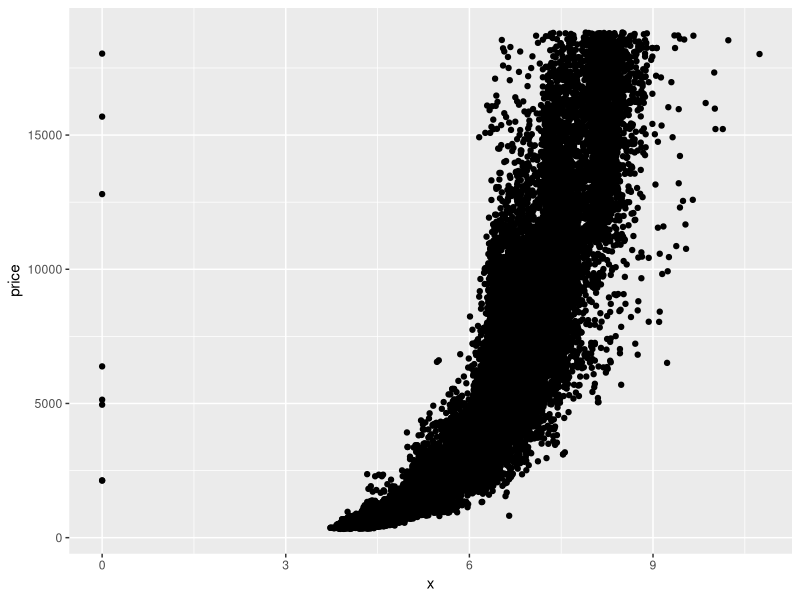
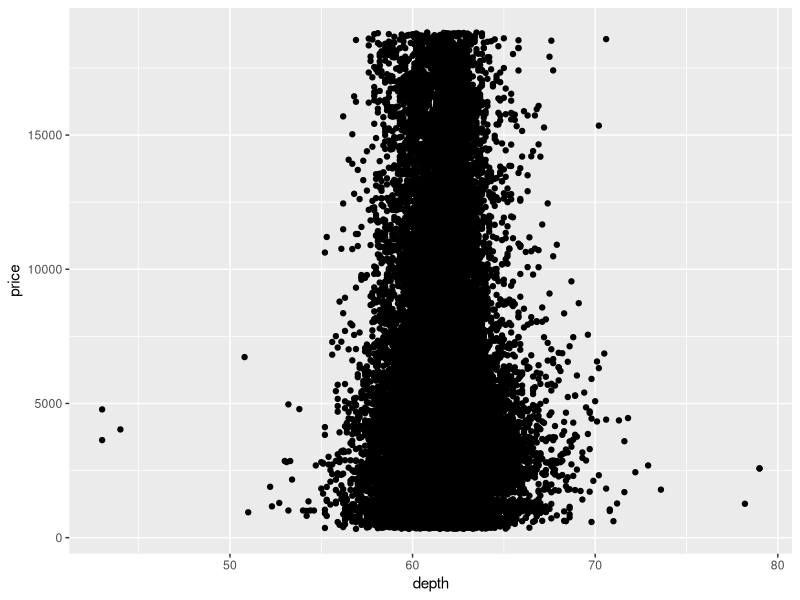
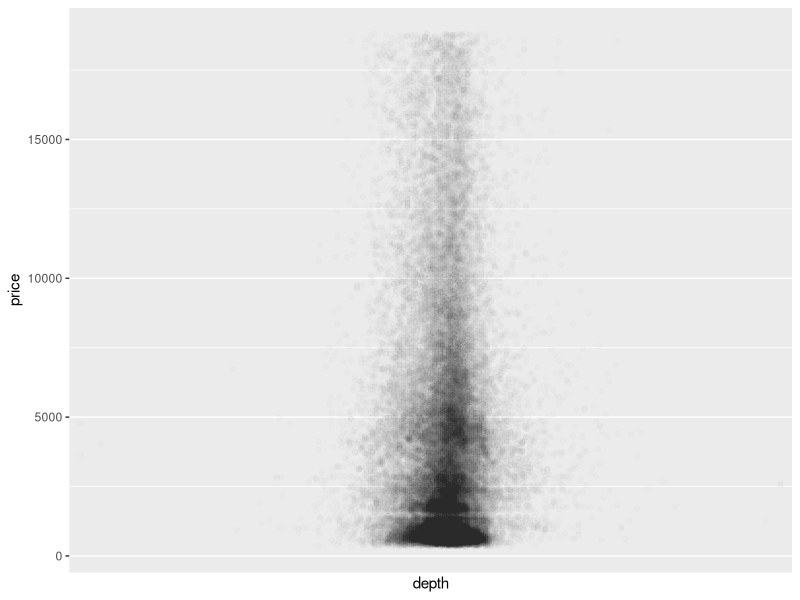
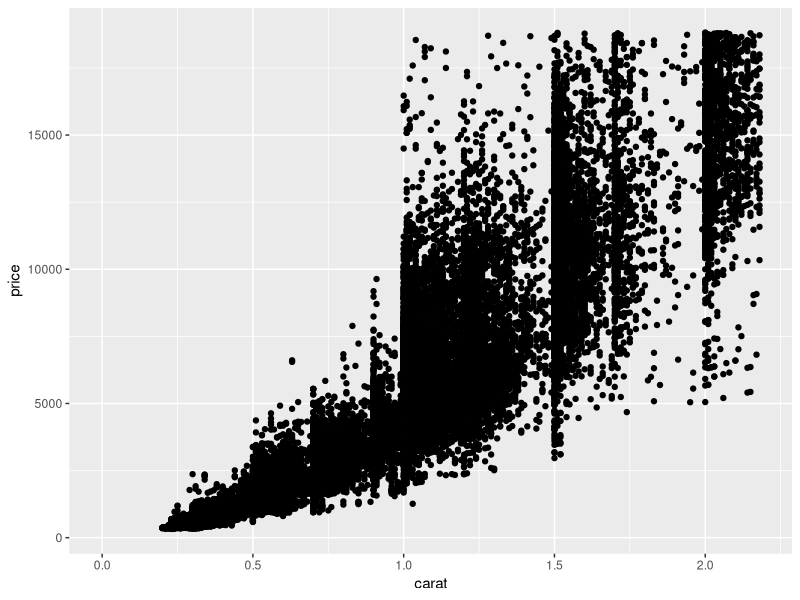
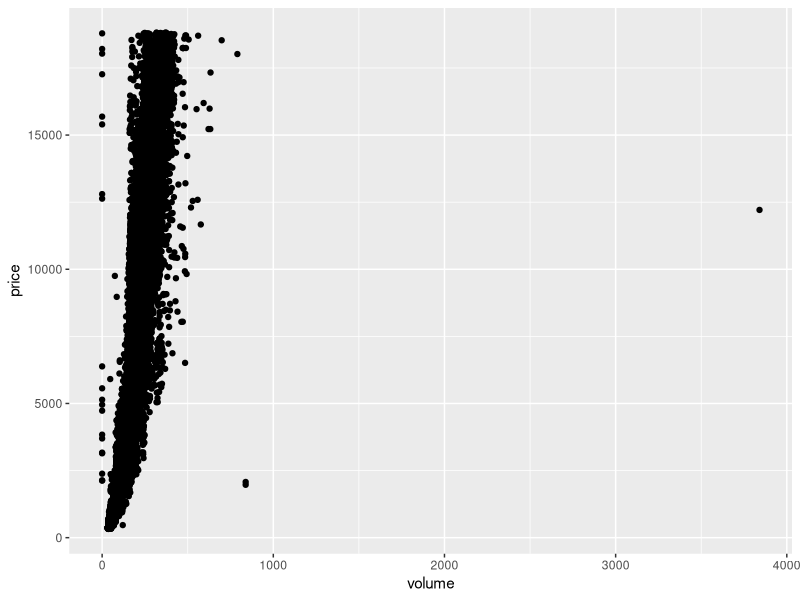
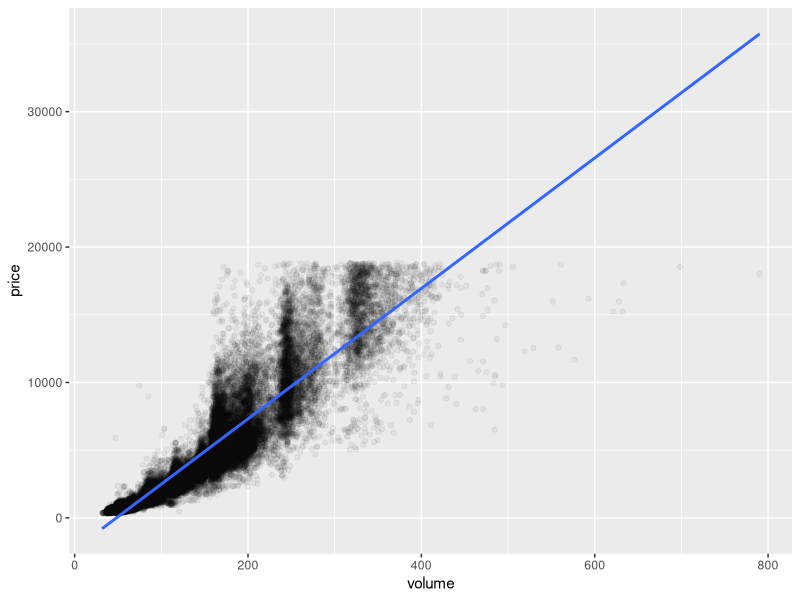

Generate these figures, in order, with R: (Note: this script raises an error after producing the figures.)
# This file contains the R code for Data Analysis with R problem set 4
library(ggplot2)
data(diamonds)

# price vs. x
ggplot(aes(x=x, y = price), data = diamonds) + geom_point()

# Correlations
with(diamonds, cor.test(x,price))
with(diamonds, cor.test(y,price))
with(diamonds, cor.test(z,price))

# price vs. depth
ggplot(aes(x = depth, y = price), data=diamonds) + geom_point()

# Adjustments - price vs. depth
ggplot(aes(x = depth, y = price), data=diamonds) + 
    geom_point(alpha = 1/100) + 
    scale_x_discrete(breaks = seq(43,79,2))

# Correlation - price and depth
with(diamonds, cor.test(depth,price))

# price vs. carat
ggplot(aes(x=carat, y=price), data = diamonds) + 
    geom_point() + 
    xlim(0, quantile(diamonds$carat, 0.99))

# price vs. volume
diamonds$volume = diamonds$x * diamonds$y * diamonds$z
ggplot(aes(x=volume, y = price), data = diamonds) + geom_point()

# Correlations on Subsets
with(subset(diamonds, volume > 0 & volume < 800), cor.test(price, volume))

# Adjustments - price vs. volume
ggplot(aes(x=volume, y=price), data = subset(diamonds, volume > 0 & volume < 800)) + 
    geom_point(alpha = 0.05) + 
    geom_smooth(method = 'lm')

# Mean Price by Clarity
diamondsByClarity = diamonds %>%
    group_by(clarity) %>%
    summarise(mean_price = mean(price),
              median_price = median(as.numeric(price)),
              min_price = min(price),
              max_price = max(price),
              n = n()) %>%
    arrange(clarity)

# Bar Charts of Mean Price
library(gridExtra)
diamonds_by_color <- group_by(diamonds, color)
diamonds_mp_by_color <- summarise(diamonds_by_color, mean_price = mean(price))

diamonds_by_clarity <- group_by(diamonds, clarity)
diamonds_mp_by_clarity <- summarise(diamonds_by_clarity, mean_price = mean(price))

p1=ggplot(diamonds_mp_by_clarity, aes(clarity, mean_price)) + geom_bar(stat="identity")
p2=ggplot(diamonds_mp_by_color, aes(color, mean_price)) + geom_bar(stat="identity")

grid.arrange(p1,p2,ncol=2)